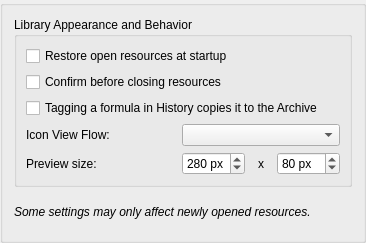
     <widget class="QGroupBox" name="tabLibrary">
      <layout class="QGridLayout" name="lyt_tabLibrary">
       <item row="0" column="0">
        <widget class="QGroupBox" name="gbxLibAppearBehave">
         <property name="title">
          <string>Library Appearance and Behavior</string>
         </property>
         <layout class="QGridLayout" name="lyt_gbxLibAppearBehave" columnstretch="0,0,0">
          <item row="0" column="0" colspan="3">
           <widget class="QCheckBox" name="chkLibRestoreURLs">
            <property name="text">
             <string>Restore open resources at startup</string>
            </property>
           </widget>
          </item>
          <item row="1" column="0" colspan="3">
           <widget class="QCheckBox" name="chkLibConfirmClose">
            <property name="text">
             <string>Confirm before closing resources</string>
            </property>
           </widget>
          </item>
          <item row="3" column="0">
           <widget class="QLabel" name="lblLibIconViewFlow">
            <property name="minimumSize">
             <size>
              <width>150</width>
              <height>0</height>
             </size>
            </property>
            <property name="text">
             <string>Icon View Flow:</string>
            </property>
           </widget>
          </item>
          <item row="3" column="1" colspan="2">
           <widget class="KLFEnumComboBox" name="cbxLibIconViewFlow"/>
          </item>
          <item row="2" column="0" colspan="3">
           <widget class="QCheckBox" name="chkLibHistoryTagCopyToArchive">
            <property name="text">
             <string>Tagging a formula in History copies it to the Archive</string>
            </property>
           </widget>
          </item>
          <item row="4" column="0">
           <widget class="QLabel" name="lblPreviewSizePrompt">
            <property name="text">
             <string>Preview size:</string>
            </property>
           </widget>
          </item>
          <item row="4" column="1" colspan="2">
           <layout class="QHBoxLayout" name="lytLibraryPreviewSize">
            <item>
             <widget class="QSpinBox" name="spnPreviewWidth">
              <property name="sizePolicy">
               <sizepolicy hsizetype="Preferred" vsizetype="Fixed">
                <horstretch>3</horstretch>
                <verstretch>0</verstretch>
               </sizepolicy>
              </property>
              <property name="suffix">
               <string> px</string>
              </property>
              <property name="minimum">
               <number>10</number>
              </property>
              <property name="maximum">
               <number>1000</number>
              </property>
              <property name="value">
               <number>280</number>
              </property>
             </widget>
            </item>
            <item>
             <widget class="QLabel" name="lblPreviewX">
              <property name="sizePolicy">
               <sizepolicy hsizetype="Preferred" vsizetype="Preferred">
                <horstretch>1</horstretch>
                <verstretch>0</verstretch>
               </sizepolicy>
              </property>
              <property name="text">
               <string notr="true">x</string>
              </property>
              <property name="alignment">
               <set>Qt::AlignCenter</set>
              </property>
              <property name="wordWrap">
               <bool>false</bool>
              </property>
             </widget>
            </item>
            <item>
             <widget class="QSpinBox" name="spnPreviewHeight">
              <property name="sizePolicy">
               <sizepolicy hsizetype="Preferred" vsizetype="Fixed">
                <horstretch>3</horstretch>
                <verstretch>0</verstretch>
               </sizepolicy>
              </property>
              <property name="suffix">
               <string> px</string>
              </property>
              <property name="minimum">
               <number>10</number>
              </property>
              <property name="maximum">
               <number>1000</number>
              </property>
              <property name="value">
               <number>80</number>
              </property>
             </widget>
            </item>
           </layout>
          </item>
         </layout>
        </widget>
       </item>
       <item row="1" column="0">
        <spacer name="vspc">
         <property name="orientation">
          <enum>Qt::Vertical</enum>
         </property>
         <property name="sizeType">
          <enum>QSizePolicy::Fixed</enum>
         </property>
         <property name="sizeHint" stdset="0">
          <size>
           <width>10</width>
           <height>12</height>
          </size>
         </property>
        </spacer>
       </item>
       <item row="2" column="0">
        <widget class="QLabel" name="lblLibWarnSettingsAffect">
         <property name="font">
          <font>
           <italic>true</italic>
          </font>
         </property>
         <property name="text">
          <string>Some settings may only affect newly opened resources.</string>
         </property>
         <property name="wordWrap">
          <bool>true</bool>
         </property>
        </widget>
       </item>
       <item row="3" column="0">
        <spacer name="vspc_2">
         <property name="orientation">
          <enum>Qt::Vertical</enum>
         </property>
         <property name="sizeHint" stdset="0">
          <size>
           <width>10</width>
           <height>10</height>
          </size>
         </property>
        </spacer>
       </item>
      </layout>
     </widget>
